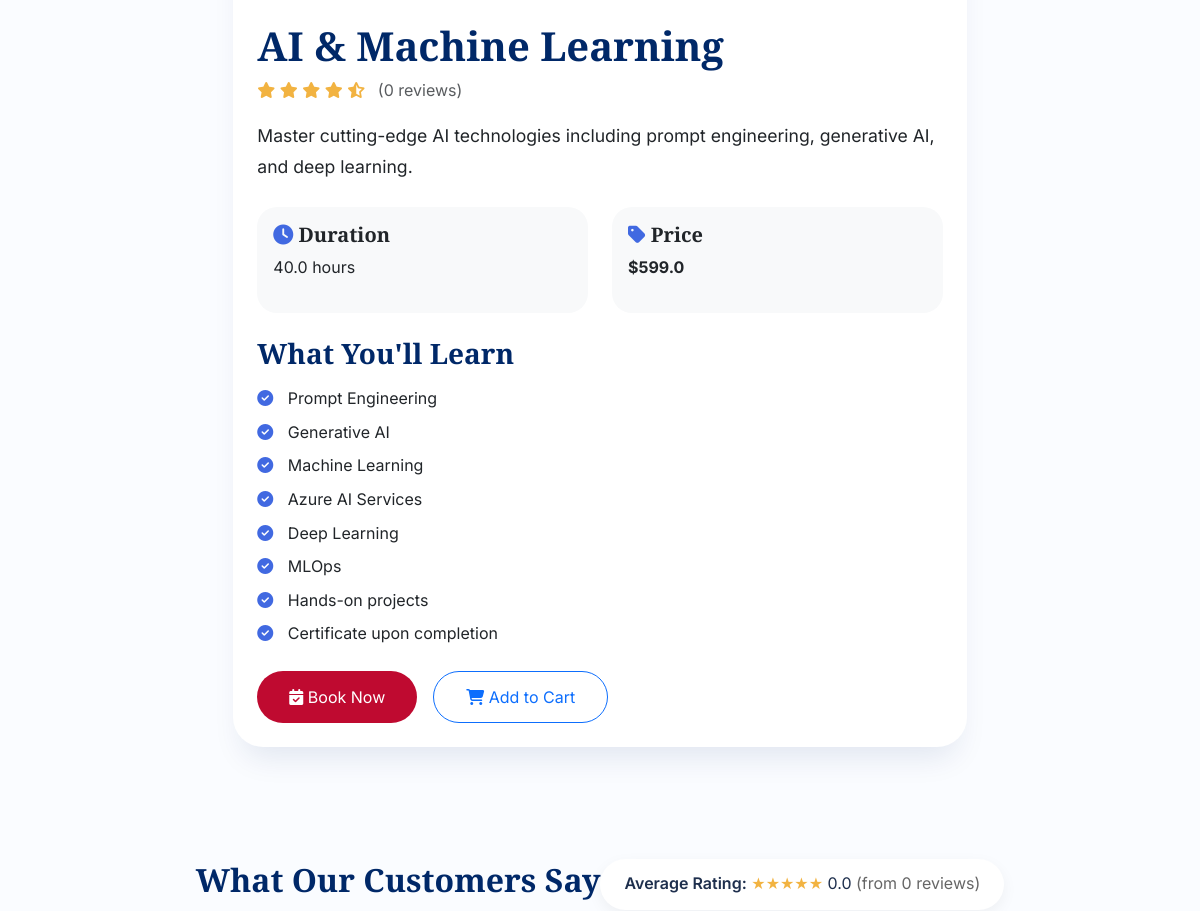
Page /training/ai-ml (middle part) on the earlier database version.
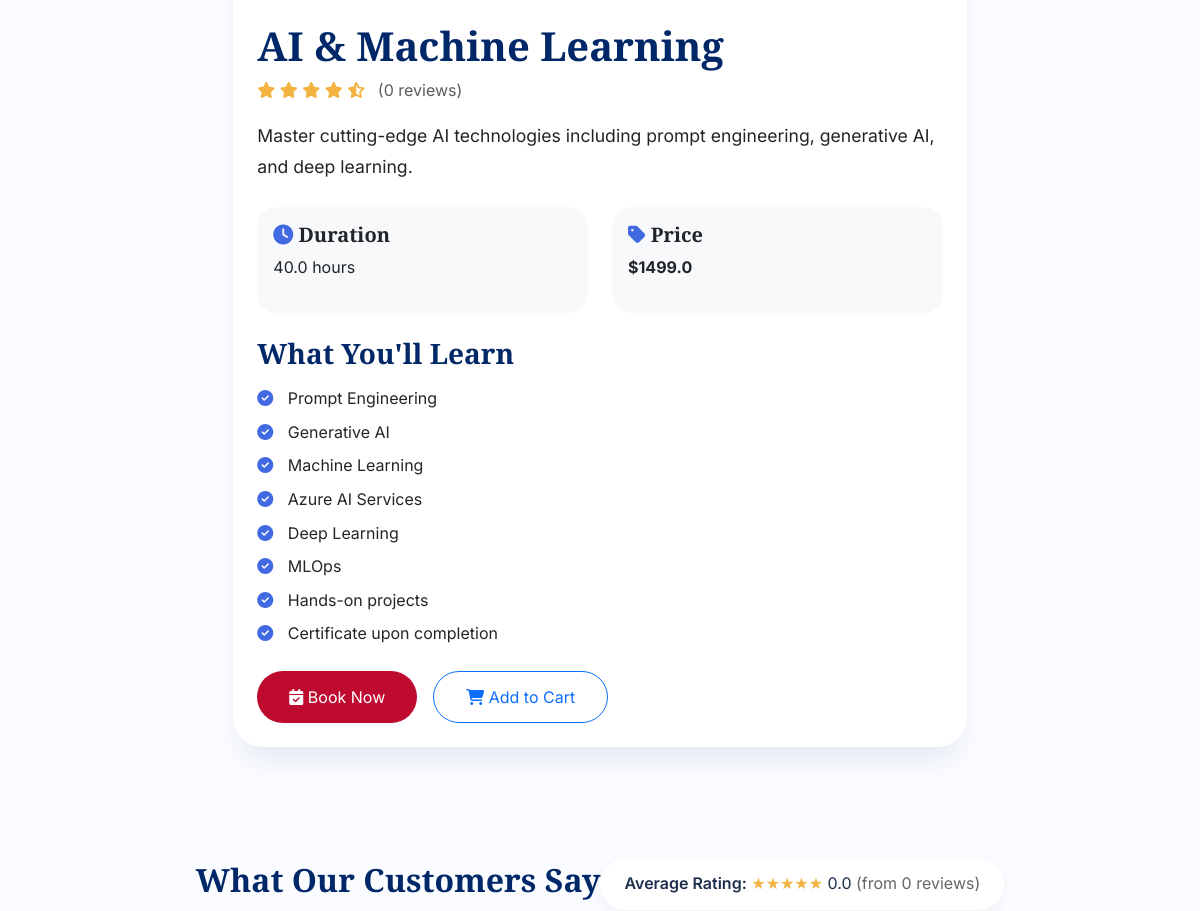
Same page on the later database version.
### backend/app.py (models this page shows)
class Service(db.Model):
    __tablename__ = 'services'
    id = db.Column(db.Integer, primary_key=True)
    name = db.Column(db.String(200), nullable=False)
    description = db.Column(db.Text)
    category = db.Column(db.String(50), nullable=False)  # data, research, training
    subcategory = db.Column(db.String(50))  # e.g., 'python', 'thesis', 'ai-ml'
    price = db.Column(db.Float, nullable=False)
    discounted_price = db.Column(db.Float, nullable=True)
    duration_hours = db.Column(db.Float, default=1.0)  # Session duration
    features = db.Column(db.Text)  # JSON string of features
    is_popular = db.Column(db.Boolean, default=False)
    is_active = db.Column(db.Boolean, default=True)
    image_url = db.Column(db.String(500))
    rating = db.Column(db.Float, default=0.0)  # Average rating
    reviews_count = db.Column(db.Integer, default=0)  # Number of reviews
    created_at = db.Column(db.DateTime, default=datetime.utcnow)
    service_bookings = db.relationship('Booking', back_populates='service_rel', lazy=True, foreign_keys='Booking.service_id')
    service_reviews = db.relationship('Review', back_populates='service_rel', lazy=True, foreign_keys='Review.service_id')

### backend/app.py (the view)
@app.route('/training/ai-ml')
def training_ai_ml():
    print("\n=== DEBUG: training_ai_ml route called ===")
    service = Service.query.filter_by(name='AI & Machine Learning', is_active=True).first()
    print(f"Search by name 'AI & Machine Learning': {service is not None}")
    if not service:
        service = Service.query.filter_by(subcategory='ai-ml', category='training', is_active=True).first()
        print(f"Search by subcategory 'ai-ml': {service is not None}")
    if not service:
        all_training = Service.query.filter_by(category='training').all()
        print(f"All training services in DB: {[(s.id, s.name, s.subcategory) for s in all_training]}")
        abort(404)
    print(f"Found service: ID={service.id}, Name={service.name}")
    return render_template('training_detail.html', service=service)

### backend/app.py (called while the page is built)
@app.template_filter('from_json')
def from_json(value):
    if value:
        try:
            return json.loads(value)
        except:
            return []
    return []

@app.context_processor
def inject_cart_count():
    cart_count = 0
    try:
        if 'user_id' in session:
            cart_count = CartItem.query.filter_by(user_id=session['user_id']).count()
        elif 'cart_id' in session:
            cart_count = CartItem.query.filter_by(session_id=session['cart_id']).count()
    except Exception as e:
        print(f"Error getting cart count: {e}")
        cart_count = 0
    return dict(cart_items_count=cart_count)

@app.context_processor
def inject_now():
    return {'now': datetime.now}

### frontend/templates/training_detail.html (shortened to what this page needs)
{% extends "base.html" %}
{% block content %}
<div class="container py-5">
    <div class="row">
        <div class="col-lg-8 mx-auto">
            <div class="card" style="border-radius: 30px; border: none; box-shadow: 0 20px 30px -10px rgba(0,40,104,0.1); overflow: hidden;">
                <div class="card-body p-4">
                    <h1 class="card-title" style="color: #002868;">{{ service.name }}</h1>
                    <div class="rating mb-3">
                        {% set rating = service.rating if service.rating is not none else 0 %}
                        {% for i in range(5) %}
                            {% if i < rating|int %}
                                <i class="fas fa-star" style="color: #f2b341;"></i>
                            {% elif i < rating|round(0, 'ceil') and rating % 1 >= 0.5 %}
                                <i class="fas fa-star-half-alt" style="color: #f2b341;"></i>
                            {% else %}
                                <i class="far fa-star" style="color: #f2b341;"></i>
                            {% endif %}
                        {% endfor %}
                        <span class="ms-2 text-muted">({{ service.reviews_count or 0 }} reviews)</span>
                    </div>
                    <p class="card-text" style="font-size: 1.1rem; line-height: 1.8;">{{ service.description }}</p>
                    <div class="row mt-4">
                        <div class="col-md-6">
                            <div class="p-3" style="background: #f8f9fa; border-radius: 20px;">
                                <h5><i class="fas fa-clock" style="color: #4169E1;"></i> Duration</h5>
                                <p>{{ service.duration_hours }} hours</p>
                            </div>
                        </div>
                        <div class="col-md-6">
                            <div class="p-3" style="background: #f8f9fa; border-radius: 20px;">
                                <h5><i class="fas fa-tag" style="color: #4169E1;"></i> Price</h5>
                                {% if service.discounted_price %}
                                <p><span style="text-decoration: line-through;">${{ service.price }}</span> <strong class="text-danger">${{ service.discounted_price }}</strong></p>
                                {% else %}
                                <p><strong>${{ service.price }}</strong></p>
                                {% endif %}
                            </div>
                        </div>
                    </div>
                    {% if service.features %}
                    <div class="mt-4">
                        <h3 style="color: #002868;">What You'll Learn</h3>
                        <ul class="list-unstyled mt-3">
                            {% set features = service.features|from_json %}
                            {% for feature in features %}
                            <li class="mb-2"><i class="fas fa-check-circle" style="color: #4169E1; margin-right: 10px;"></i> {{ feature }}</li>
                            {% endfor %}
                        </ul>
                    </div>
                    {% endif %}
                    <div class="mt-4 d-flex gap-3">
                        <button class="btn btn-primary book-now-btn" data-service-id="{{ service.id }}" style="background: #BF0A30; border: none; border-radius: 60px; padding: 0.8rem 2rem;">
                            <i class="fas fa-calendar-check"></i> Book Now
                        </button>
                        <button class="btn btn-outline-primary add-to-cart-btn" data-service-id="{{ service.id }}" style="border-radius: 60px; padding: 0.8rem 2rem;">
                            <i class="fas fa-shopping-cart"></i> Add to Cart
                        </button>
                    </div>
                </div>
            </div>
        </div>
    </div>
</div>
{% endblock %}

Differences in the rows shown:
changed Service "AI & Machine Learning": price "599.0" → "1499.0"
